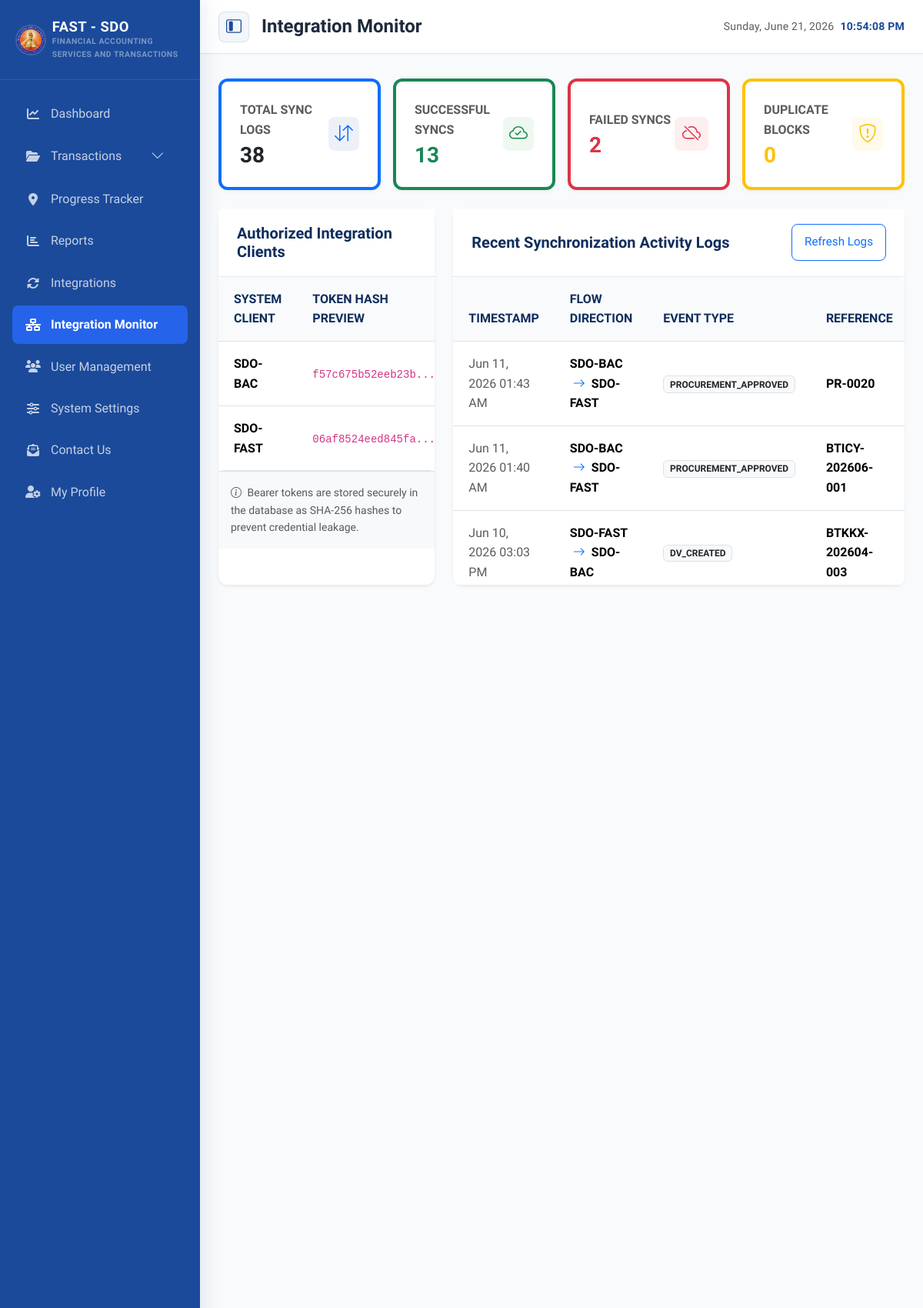
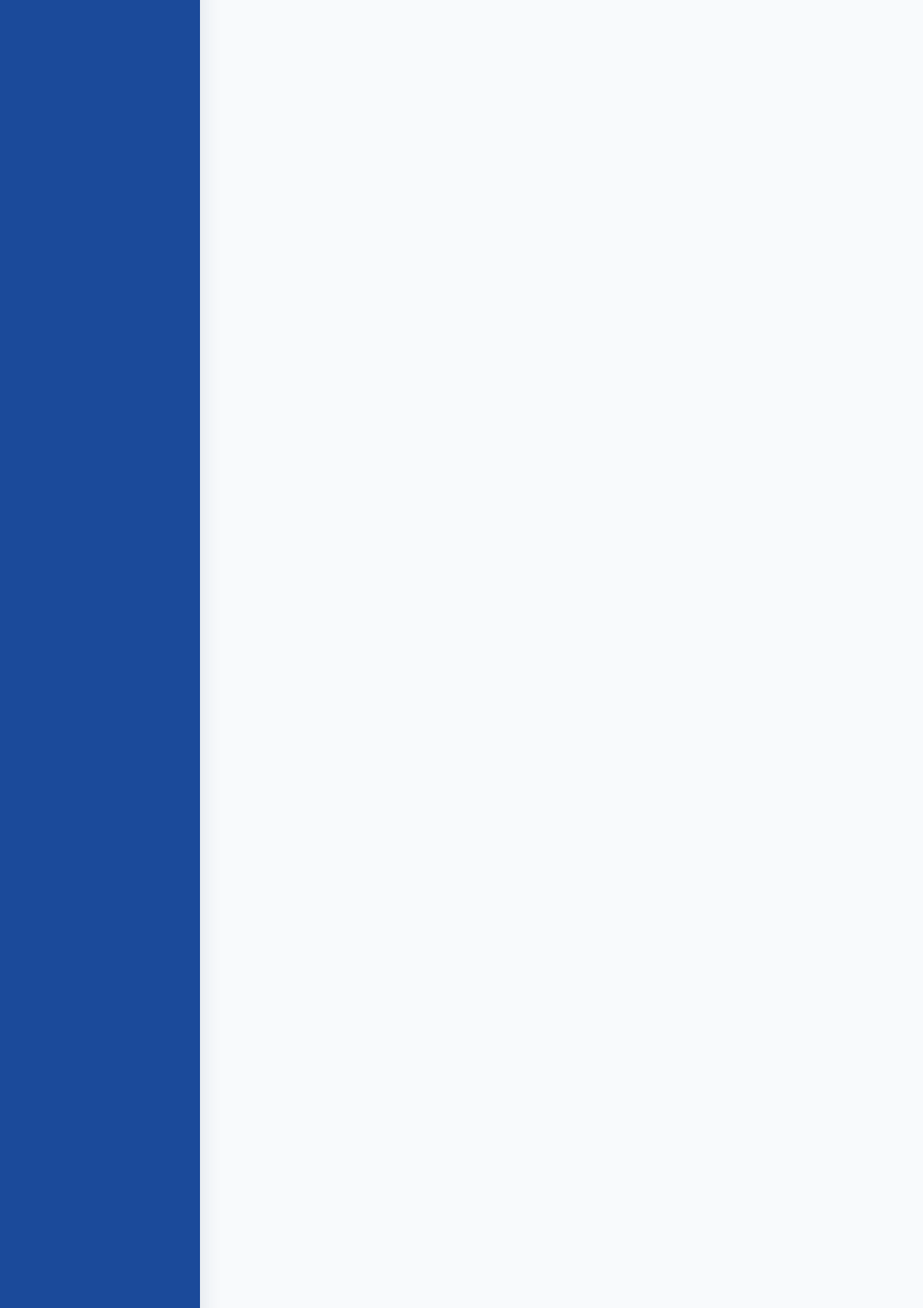
Screenshot of /views/integrations/index.php (signed in, upper part) with the database file from the repository (2 pictures, top to bottom).
### tables this page shows
CREATE TABLE `integration_logs` (
  `id` int(11) NOT NULL,
  `source_system` varchar(100) NOT NULL,
  `destination_system` varchar(100) NOT NULL,
  `payload_type` varchar(100) NOT NULL,
  `reference_id` varchar(100) DEFAULT NULL,
  `sync_status` varchar(50) NOT NULL,
  `response_message` text DEFAULT NULL,
  `synced_at` timestamp NOT NULL DEFAULT current_timestamp()
);

### views/integrations/index.php (the view, shortened to what this page needs)
<?php
require_once __DIR__ . '/../../includes/header.php';
require_once __DIR__ . '/../../includes/navbar.php';
require_once __DIR__ . '/../../includes/sidebar.php';
require_once __DIR__ . '/../../config/database.php';
$totalSyncs = 0;
$failedSyncs = 0;
$successfulSyncs = 0;
$duplicateAttempts = 0;
$integrationTokens = [];
$integrationLogs = [];
if ($fastPDO !== null) {
    try {
        $totalSyncs = $fastPDO->query("SELECT COUNT(*) FROM integration_logs")->fetchColumn();
        $failedSyncs = $fastPDO->query("SELECT COUNT(*) FROM integration_logs WHERE sync_status = 'FAILED'")->fetchColumn();
        $successfulSyncs = $fastPDO->query("SELECT COUNT(*) FROM integration_logs WHERE sync_status = 'SUCCESS'")->fetchColumn();
        $duplicateAttempts = $fastPDO->query("SELECT COUNT(*) FROM integration_logs WHERE sync_status = 'DUPLICATE'")->fetchColumn();
        $integrationTokens = $fastPDO->query("SELECT * FROM integration_tokens ORDER BY id ASC")->fetchAll();
        $integrationLogs = $fastPDO->query("
            SELECT * FROM integration_logs
            ORDER BY synced_at DESC
            LIMIT 30
        ")->fetchAll();
    } catch (PDOException $e) {
        error_log("Failed to load integration monitor logs: " . $e->getMessage());
    }
}
?>
<div class="row g-3 mb-4">
    <div class="col-12 col-sm-6 col-lg-3">
        <div class="card h-100 mb-0 border-start border-primary border-4">
            <div class="card-body d-flex align-items-center justify-content-between">
                <div>
                    <span class="text-muted fs-8 fw-semibold text-uppercase">Total Sync Logs</span>
                    <h3 class="fw-bold mb-0 text-primary-dark mt-1"><?php echo number_format($totalSyncs); ?></h3>
                </div>
                <div class="bg-light-primary text-primary rounded-3 p-2 d-flex align-items-center justify-content-center" style="width: 44px; height: 44px; background-color: rgba(27, 74, 154, 0.08);">
                    <i class="bi bi-arrow-down-up fs-4"></i>
                </div>
            </div>
        </div>
    </div>
    <div class="col-12 col-sm-6 col-lg-3">
        <div class="card h-100 mb-0 border-start border-success border-4">
            <div class="card-body d-flex align-items-center justify-content-between">
                <div>
                    <span class="text-muted fs-8 fw-semibold text-uppercase">Successful Syncs</span>
                    <h3 class="fw-bold mb-0 text-success mt-1"><?php echo number_format($successfulSyncs); ?></h3>
                </div>
                <div class="bg-light-success text-success rounded-3 p-2 d-flex align-items-center justify-content-center" style="width: 44px; height: 44px; background-color: rgba(40, 167, 69, 0.08);">
                    <i class="bi bi-cloud-check fs-4"></i>
                </div>
            </div>
        </div>
    </div>
    <div class="col-12 col-sm-6 col-lg-3">
        <div class="card h-100 mb-0 border-start border-danger border-4">
            <div class="card-body d-flex align-items-center justify-content-between">
                <div>
                    <span class="text-muted fs-8 fw-semibold text-uppercase">Failed Syncs</span>
                    <h3 class="fw-bold mb-0 text-danger mt-1" id="failedSyncsCount"><?php echo number_format($failedSyncs); ?></h3>
                </div>
                <div class="bg-light-danger text-danger rounded-3 p-2 d-flex align-items-center justify-content-center" style="width: 44px; height: 44px; background-color: rgba(220, 53, 69, 0.08);">
                    <i class="bi bi-cloud-slash fs-4"></i>
                </div>
            </div>
        </div>
    </div>
    <div class="col-12 col-sm-6 col-lg-3">
        <div class="card h-100 mb-0 border-start border-warning border-4">
            <div class="card-body d-flex align-items-center justify-content-between">
                <div>
                    <span class="text-muted fs-8 fw-semibold text-uppercase">Duplicate Blocks</span>
                    <h3 class="fw-bold mb-0 text-warning mt-1"><?php echo number_format($duplicateAttempts); ?></h3>
                </div>
                <div class="bg-light-warning text-warning rounded-3 p-2 d-flex align-items-center justify-content-center" style="width: 44px; height: 44px; background-color: rgba(255, 193, 7, 0.08);">
                    <i class="bi bi-shield-exclamation fs-4"></i>
                </div>
            </div>
        </div>
    </div>
</div>
<div class="row g-4 mb-4">
    <div class="col-12 col-xl-4">
        <div class="card shadow-sm border-0 h-100 mb-0">
            <div class="card-header bg-white">
                <h5 class="mb-0 fw-bold text-primary-dark">Authorized Integration Clients</h5>
            </div>
            <div class="card-body p-0">
                <div class="table-responsive border-0">
                    <table class="table align-middle">
                        <thead>
                            <tr class="fs-9 text-uppercase text-muted">
                                <th>System Client</th>
                                <th>Token Hash Preview</th>
                            </tr>
                        </thead>
                        <tbody>
                            <?php foreach ($integrationTokens as $token): ?>
                                <tr>
                                    <td>
                                        <strong><?php echo htmlspecialchars($token['system_name']); ?></strong>
                                    </td>
                                    <td>
                                        <code class="fs-9" title="<?php echo htmlspecialchars($token['token_hash']); ?>"><?php echo substr($token['token_hash'], 0, 16); ?>...</code>
                                    </td>
                                </tr>
                            <?php endforeach; ?>
                        </tbody>
                    </table>
                </div>
                <div class="p-3 bg-light border-top">
                    <small class="text-muted d-block fs-8"><i class="bi bi-info-circle me-1"></i> Bearer tokens are stored securely in the database as SHA-256 hashes to prevent credential leakage.</small>
                </div>
            </div>
        </div>
    </div>
    <div class="col-12 col-xl-8">
        <div class="card shadow-sm border-0 h-100 mb-0">
            <div class="card-header bg-white d-flex justify-content-between align-items-center">
                <h5 class="mb-0 fw-bold text-primary-dark">Recent Synchronization Activity Logs</h5>
                <button type="button" class="btn btn-sm btn-outline-primary py-1 px-3" onclick="window.location.reload();">Refresh Logs</button>
            </div>
            <div class="card-body p-0">
                <div class="table-responsive border-0" style="max-height: 400px; overflow-y: auto;">
                    <table class="table align-middle table-hover">
                        <thead>
                            <tr class="fs-9 text-uppercase text-muted">
                                <th>Timestamp</th>
                                <th>Flow Direction</th>
                                <th>Event Type</th>
                                <th>Reference</th>
                            </tr>
                        </thead>
                        <tbody>
                            <?php if (empty($integrationLogs)): ?>
                                <tr>
                                    <td colspan="6" class="text-center py-4 text-muted">No synchronization logs found.</td>
                                </tr>
                            <?php else: ?>
                                <?php foreach ($integrationLogs as $log):
                                ?>
                                    <tr id="sync_row_<?php echo $log['id']; ?>">
                                        <td class="text-muted fs-8"><?php echo date('M d, Y h:i A', strtotime($log['synced_at'])); ?></td>
                                        <td>
                                            <span class="fs-8">
                                                <strong><?php echo htmlspecialchars($log['source_system']); ?></strong>
                                                <i class="bi bi-arrow-right text-primary px-1"></i>
                                                <strong><?php echo htmlspecialchars($log['destination_system']); ?></strong>
                                            </span>
                                        </td>
                                        <td><small class="badge bg-light text-dark border"><?php echo htmlspecialchars($log['payload_type']); ?></small></td>
                                        <td><strong><?php echo htmlspecialchars($log['reference_id'] ?: '-'); ?></strong></td>
                                    </tr>
                                <?php endforeach; ?>
                            <?php endif; ?>
                        </tbody>
                    </table>
                </div>
            </div>
        </div>
    </div>
</div>
<?php
require_once __DIR__ . '/../../includes/footer.php';
?>

### assets/css/style.css (style rules this page uses)
:root { --color-primary: #1b4a9a; --color-primary-light: #2563eb; --color-primary-dark: #0f2d5c; --color-accent: #d4af37; --page-bg: #f8fafc; --card-bg: #ffffff; --text-main: #1e293b; --text-muted: #64748b; --sidebar-width: 260px; --sidebar-collapsed-width: 70px; --transition-speed: 0.3s; }
body { font-family: 'Plus Jakarta Sans', sans-serif; line-height: 1.6; background-color: var(--page-bg); color: var(--text-main); overflow-x: hidden; }
.btn, .form-control, .form-select { min-height: 48px; display: inline-flex; align-items: center; border-radius: 8px; font-weight: 500; font-size: 0.95rem; transition: all var(--transition-speed) ease; }
.card { background: var(--card-bg); border: 1px solid #e2e8f0; border-radius: 12px; box-shadow: 0 4px 6px -1px rgba(0, 0, 0, 0.03), 0 2px 4px -1px rgba(0, 0, 0, 0.02); margin-bottom: 1.5rem; transition: transform var(--transition-speed) ease, box-shadow var(--transition-speed) ease; }
.card-header { background-color: transparent; border-bottom: 1px solid #e2e8f0; padding: 1.25rem 1.5rem; font-weight: 600; color: var(--color-primary-dark); }
.card-body { padding: 1.5rem; }
.table-responsive { border-radius: 8px; border: 1px solid #e2e8f0; }
.table { margin-bottom: 0; }
.table th { background-color: #f8fafc; color: var(--color-primary-dark); font-weight: 600; border-bottom-width: 1px; padding: 1rem 1.25rem; }
.table td { padding: 1rem 1.25rem; vertical-align: middle; }

### rows the page displays
integration_logs: synced_at "Jun 11, 2026 01:43 AM", source_system "SDO-BAC", destination_system "SDO-FAST", payload_type "PROCUREMENT_APPROVED", reference "PR-0020"
integration_logs: synced_at "Jun 11, 2026 01:40 AM", source_system "SDO-BAC", destination_system "SDO-FAST", payload_type "PROCUREMENT_APPROVED", reference "BTICY-202606-001"
integration_logs: synced_at "Jun 10, 2026 03:03 PM", source_system "SDO-FAST", destination_system "SDO-BAC", payload_type "DV_CREATED", reference "BTKKX-202604-003"

### other values shown
$pageHeader "Integration Monitor"
$totalSyncs "38"
$successfulSyncs "13"
$failedSyncs "2"
$duplicateAttempts "0"
$token['system_name'] "SDO-BAC"
substr($token['token_hash'], 0, 16) "f57c675b52eeb23b"
$token['system_name'] "SDO-FAST"
substr($token['token_hash'], 0, 16) "06af8524eed845fa"
